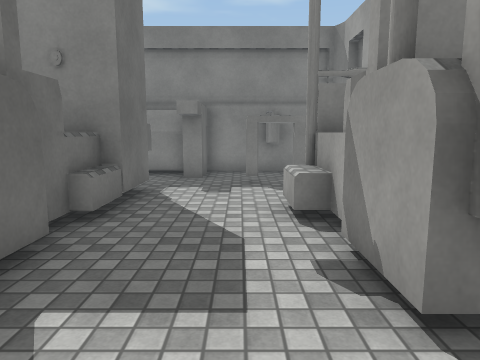
view 1 (above)

12 first-person views from a walk through a 3-D level made in the Unity game engine. The camera is 1.4 m above the floor, tilts 8° down and sees 70° across. The floor is counted in squares, 1 m on a side. Each view is taken from the middle of a square. On the plan, view 1 faces up. The plan holds only what a view shows up to about 15 squares ahead; the rest is blank. The place goes on beyond the plan. The player character is not drawn. Some animated figures are left out. Surface patterns are stand-ins for the level's own textures.

view 2
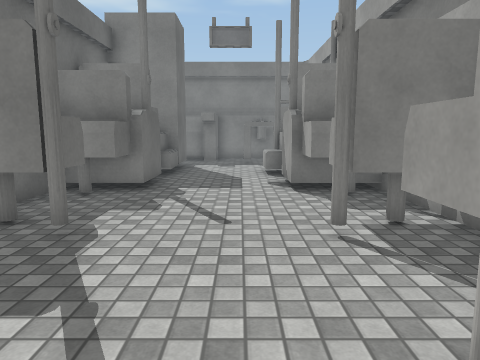

view 3
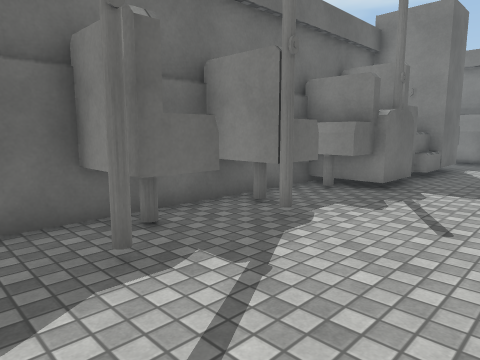

view 4
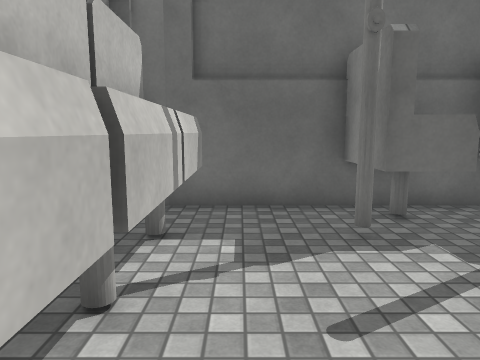

view 5
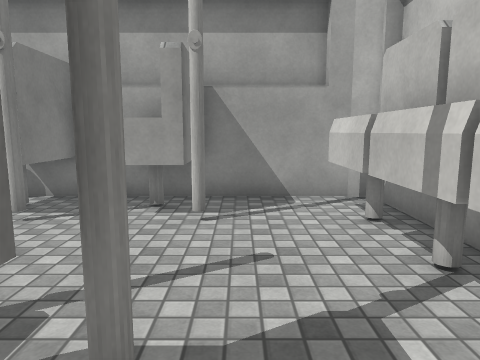

view 6
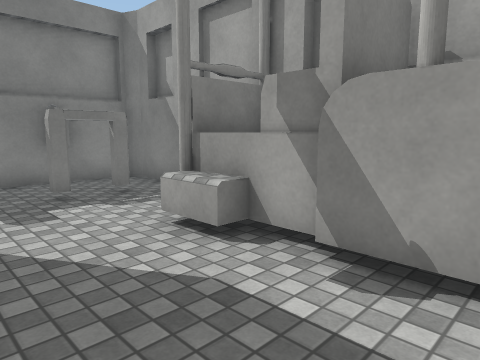

view 7
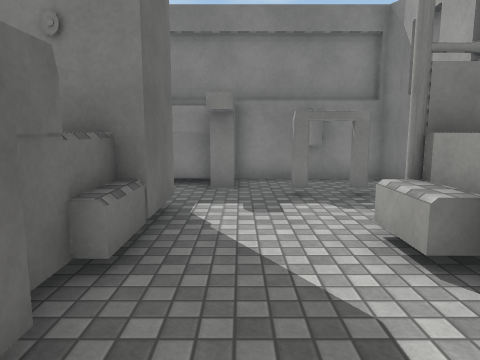

view 8
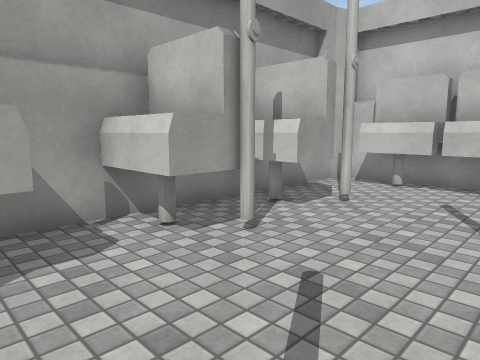

view 9
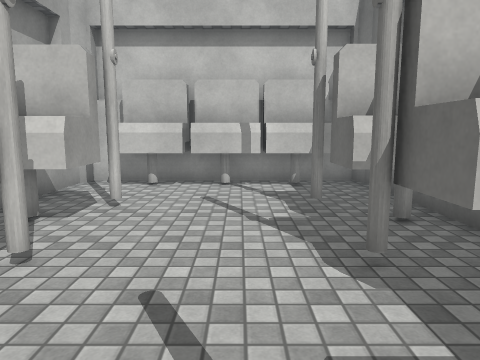

view 10
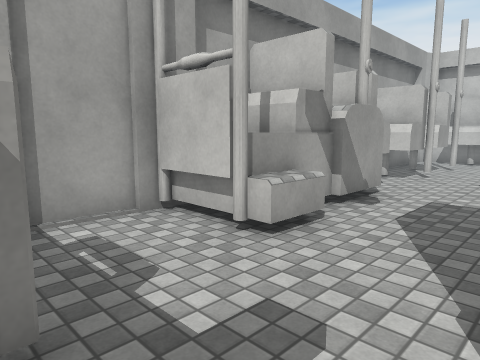

view 11
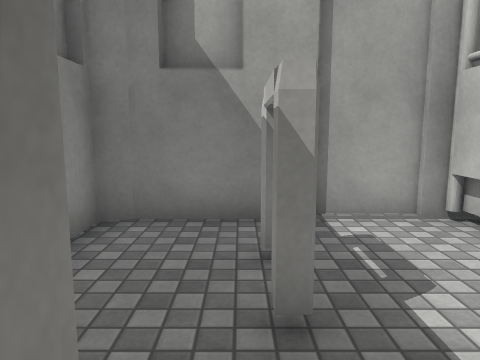

view 12
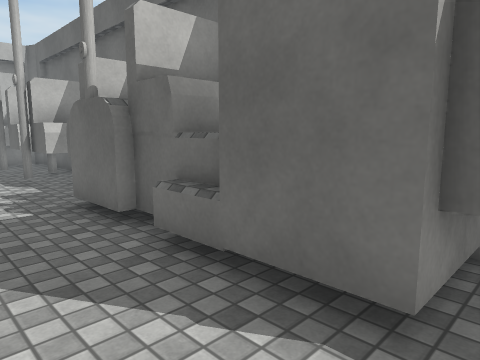

### Floor plan
Key: @ floor where view 1 was taken; # wall or solid block; . floor; ^ raised ledge.
Columns run from 5 left of view 1 to 4 right of it. Each row starts with its distance up from view 1.
 12   ########
 11   ###....#
 10   #...#..#
  9   #......#
  8  ###.....#
  7   ##...###
  6   ^^..^^^
  5   #...^##
  4   ##..##
  3  ###..##
  2   #....#
  1   #....#
  0 ###..@.###
 -1 ###....###
 -2 #........#
 -3 ###....###
 -4 ###....###
 -5 #........#
 -6 #........#
 -7 #.######.#
 -8 ##########

Where each view was taken, in squares from view 1:
view 1: 0 up, 0 right, facing up
view 2: 6 down, 0 right, facing up
view 3: 6 down, 1 right, facing up-left
view 4: 6 down, 2 right, facing left
view 5: 5 down, 4 left, facing right
view 6: 2 up, 2 left, facing up-right
view 7: 2 up, 1 left, facing up
view 8: 2 up, 2 left, facing down-right
view 9: 2 up, 1 left, facing down
view 10: 10 up, 2 left, facing down-right
view 11: 10 up, 2 left, facing right
view 12: 9 up, 0 right, facing down-left
